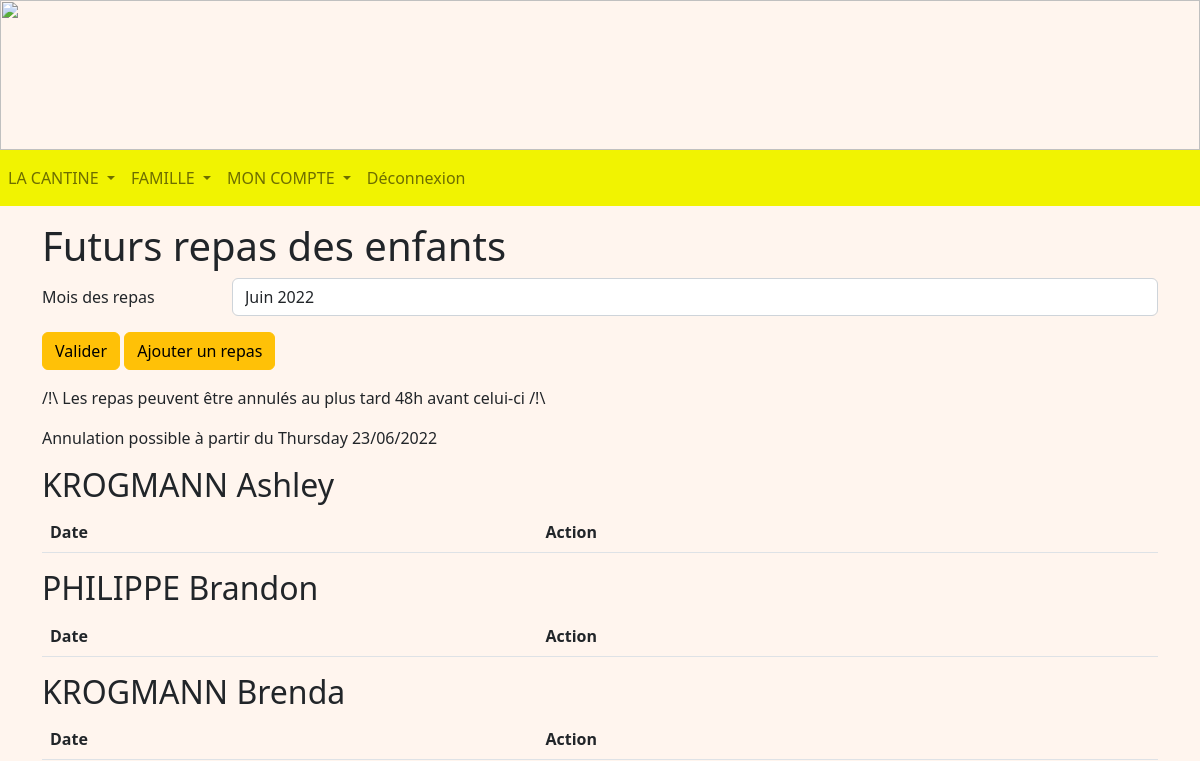
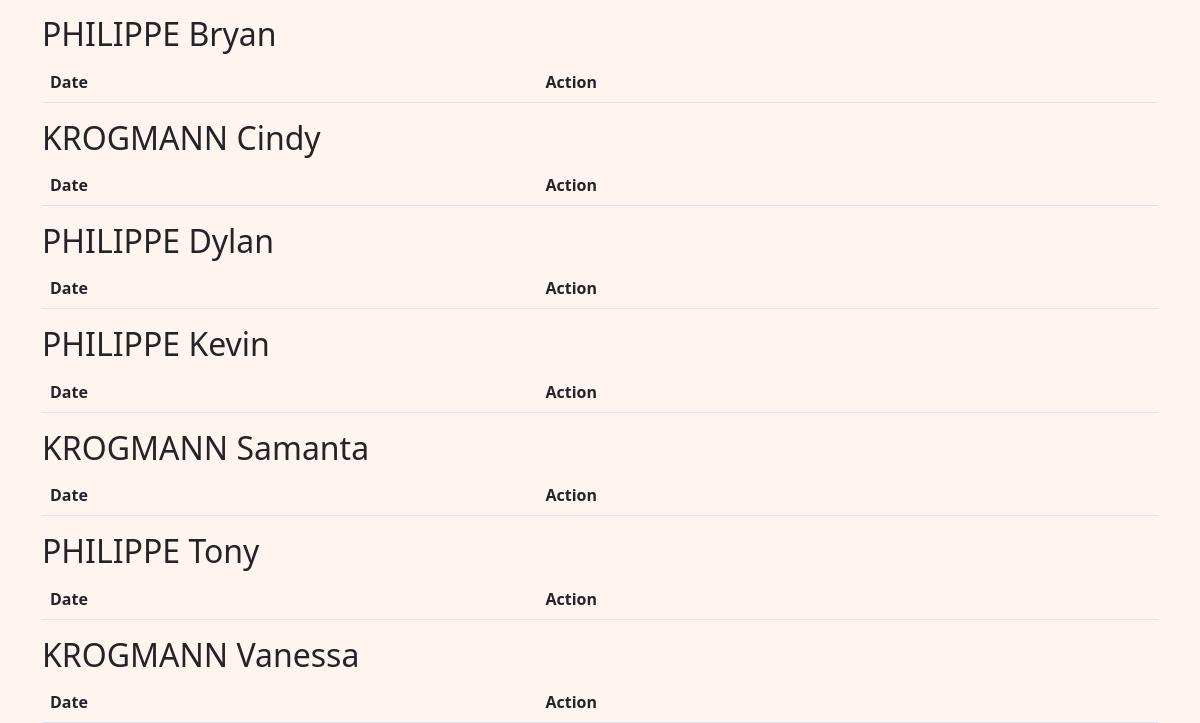
/repas (signed in), run on an earlier commit of the app's database (2 pictures, top to bottom).
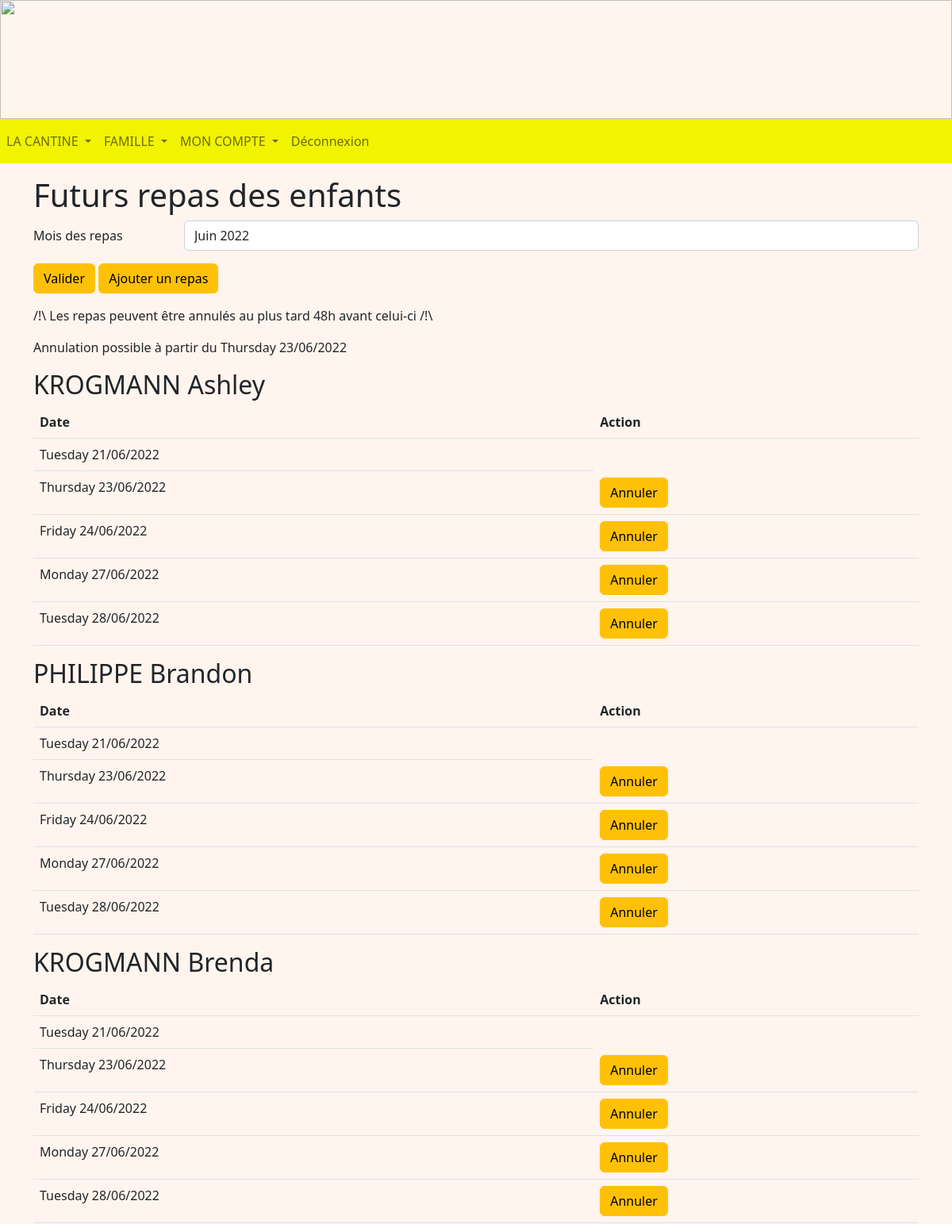
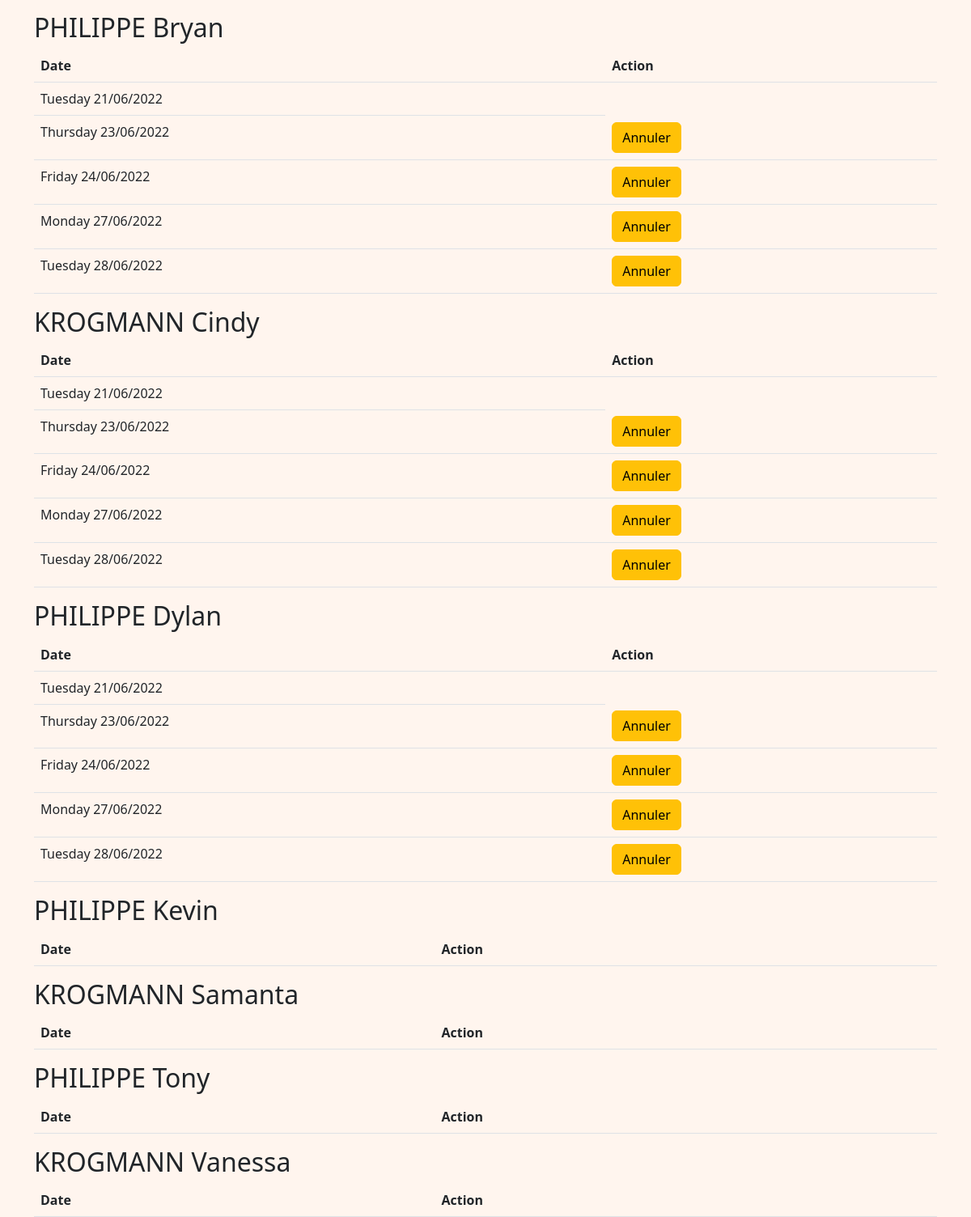
And on a later commit of the database (2 pictures, top to bottom).
### tables this page shows
CREATE TABLE Enfant (
  code_enfant integer primary key autoincrement,
  nom_enfant TEXT NOT NULL,
  prenom_enfant TEXT NOT NULL,
  code_tarif integer NOT NULL,
  code_classe integer NOT NULL,
  code_representant integer NOT NULL,
  code_formule integer NOT NULL,
  FOREIGN KEY (code_tarif) REFERENCES Tarif(code_tarif),
  FOREIGN KEY (code_classe) REFERENCES Classe(code_classe),
  FOREIGN KEY (code_representant) REFERENCES Representant(code_representant)
  FOREIGN KEY (code_formule) REFERENCES Formule(code_formule)
);

CREATE TABLE Repas (
  code_repas integer primary key autoincrement,
  date_repas date NOT NULL,
  code_enfant integer NOT NULL,
  FOREIGN KEY (code_enfant) REFERENCES Enfant(code_enfant)
);

### representant.py (the view, shortened to what this page needs)
@app.route('/repas', methods = ["GET", "POST"])
@login_required
def repas():
    db = get_db()
    cur = db.cursor()
    user = cur.execute("SELECT type_compte FROM Compte WHERE identifiant = ?", (flask_login.current_user.name, )).fetchone()
    if user[0] == 'Representant':
        code_rep = cur.execute("SELECT code_representant FROM Representant WHERE identifiant = ?", (flask_login.current_user.name, )).fetchone()
        enfants = cur.execute("SELECT code_enfant, prenom_enfant, nom_enfant FROM Enfant WHERE code_representant = ? ORDER BY prenom_enfant", (code_rep[0], )).fetchall()
        repas = []
        year = choixDate().year
        year1 = year - 1
        mois = choixDate().month
        now = choixDate()
        months = listeMois(mois)
        new_dateB = datetime.datetime(year, int(now.month), now.day)
        lastDay = last_day_of_month(new_dateB)
        new_dateE = datetime.datetime(year, int(now.month), lastDay.day)
        limit = int(now.day) + 2
        date_limite = now.replace(day = limit)
        dateInter = []
        for enfant in enfants:
            repas.append(cur.execute("SELECT * FROM Repas WHERE code_enfant = ? AND date_repas >= ? AND date_repas <= ? ORDER BY date_repas", (enfant[0], new_dateB.strftime('%Y-%m-%d') , new_dateE.strftime('%Y-%m-%d'), )).fetchall())
        for repasEnfants in repas:
            for repa in repasEnfants:
                dateInter.append(datetime.datetime.strptime(repa[1], '%Y-%m-%d').strftime('%A %d/%m/%Y'))
        return render_template('R_repas.html', enfants = enfants, repasEnfants = repas, date_limite = date_limite.strftime('%A %d/%m/%Y'), date_annulation = date_limite.strftime('%Y-%m-%d'), year = year, months = months, mois = mois ,year1 = year1, dateInter = dateInter)
    if user[0] == 'Admin':
        return redirect(url_for('accueilAdmin'))
    return redirect(url_for('accueilEnseignant'))

### main.py (called while the page is built)
@login_manager.user_loader
def load_user(user_id):
    db = get_db()
    cur = db.cursor()
    user = cur.execute('SELECT identifiant, mot_de_passe FROM Compte WHERE identifiant=?', (user_id, )).fetchone()
    return User(user[0], user[1])

def get_db():
    if 'db' not in g:
        g.db = sqlite3.connect(DATABASE)
    return g.db

@app.teardown_appcontext
def close_connection(exception):
    db = g.pop('db', None)
    if db is not None:
        db.close()

def choixDate():
    return datetime.datetime.today()

### representant.py (called while the page is built)
def last_day_of_month(any_day):
    next_month = any_day.replace(day=28) + datetime.timedelta(days=4)
    return next_month - datetime.timedelta(days=next_month.day)

### templates/R_repas.html (shortened to what this page needs)
<!DOCTYPE html>
<html>
<head>
    {% extends "R_layout.html" %}
    {% block content %}
    <div class="container mt-3 mb-3">
        <h1>Futurs repas des enfants</h1>
        <form method="post">
            <div class="row mb-3">
                <label class="col-sm-2 col-form-label" for="repas">Mois des repas</label>
                <div class="col-sm-10">
                    <select name="repas" class="form-control" id="repas">
                        {% for month in months %}
                            {% if month == mois %}
                                {% if months|length < 7 %}
                                    <option value="{{ month }}" selected>{{ month }} {{ year }}</option>
                                {% else %}
                                    <option value="{{ month }}" selected>{{ month }} {{ year1 }}</option>
                                {% endif %}
                            {% else %}
                                {% if months|length < 7 %}
                                    <option value="{{ month }}">{{ month }} {{ year }}</option>
                                {% else %}
                                    <option value="{{ month }}">{{ month }} {{ year1 }}</option>
                                {% endif %}
                            {% endif %}
                        {% endfor %}
                    </select>
                </div>
            </div>
            <button type="submit" class="btn btn-warning mb-3">Valider</button>
            <a class="btn btn-warning mb-3" href="/ajoutRepas">Ajouter un repas</a>
        </form>
        <p>/!\ Les repas peuvent être annulés au plus tard 48h avant celui-ci /!\</p>
        <p>Annulation possible à partir du {{ date_limite }}</p>
        {% for enfant in enfants %}
        <h2>{{ enfant[2] }} {{ enfant[1] }}</h2>
        <table class="table table-stripped">
            <thead>
                <th scope="col">Date</th>
                <th cope="col">Action</th>
            </thead>
            <tbody>
                {% set i = namespace (index = 0) %}
                {% for repas in repasEnfants %}
                {% for repa in repas %}
                {% if repa[0] %}
                {% if repa[2] == enfant[0] %}
                <tr>
                    <td scope="row">{{ dateInter[i.index] }}</td>
                    {% if repa[1] >= date_annulation %}
                    <td><a class="btn btn-warning" href="/annuleRepas/{{ repa[0] }}"
                            onclick="if (confirm('Voulez-vous vraiment annuler le repas ?')) commentDelete(1); return false">Annuler</a>
                    </td>
                    {% endif %}
                </tr>
                {% endif %}
                {% set i.index = i.index + 1 %}
                {% endif %}
                {% endfor %}
                {% endfor %}
            </tbody>
        </table>
        {% endfor %}
    </div>
    {% endblock %}

### templates/R_layout.html (shortened to what this page needs)
<!DOCTYPE html>
<html lang="fr">
<head>
    <link href="https://cdn.jsdelivr.net/npm/bootstrap@5.2.0-beta1/dist/css/bootstrap.min.css" rel="stylesheet"
>
    <link rel="stylesheet" href="/static/css/main.css">
</head>
<body>
    <img style="width: 100%; height: 150px;"
        src="https://www.logarric.com/wp-content/uploads/2014/06/calendreta-lo-garric3.png" alt="">
    <nav class="navbar navbar-expand-lg navbar-light" style="background-color: #f1f301;">
        <div class="collapse navbar-collapse" id="navbarNavDropdown">
            <ul class="navbar-nav">
                <li class="nav-item dropdown">
                    <a class="nav-link dropdown-toggle" href="#" id="navbarDropdownMenuLink" role="button"
                        data-bs-toggle="dropdown" aria-expanded="false">
                        LA CANTINE
                    </a>
                </li>
                <li class="nav-item dropdown">
                    <a class="nav-link dropdown-toggle" href="#" id="navbarDropdownMenuLink" role="button"
                        data-bs-toggle="dropdown" aria-expanded="false">
                        FAMILLE
                    </a>
                </li>
                <li class="nav-item dropdown">
                    <a class="nav-link dropdown-toggle" href="#" id="navbarDropdownMenuLink" role="button"
                        data-bs-toggle="dropdown" aria-expanded="false">
                        MON COMPTE
                    </a>
                </li>
                <li class="nav-item">
                    <a class="nav-link" btn-outline-success href="/deconnexion">Déconnexion</a>
                </li>
            </ul>
        </div>
    </nav>
    {% block content %}
    {% endblock %}
</body>
</html>

### static/css/main.css (style rules this page uses)
body { background-repeat: no-repeat; background-color:rgb(265,245,238); height: 110px; margin: 0px; }

What changed in the data, as far as the page shows it:
added Repas: index "Tuesday 21/06/2022"
added Repas: index "Thursday 23/06/2022"
added Repas: index "Friday 24/06/2022"
added Repas: index "Monday 27/06/2022"
added Repas: index "Tuesday 28/06/2022"
added Repas: index "Tuesday 21/06/2022"
added Repas: index "Thursday 23/06/2022"
added Repas: index "Friday 24/06/2022"
added Repas: index "Monday 27/06/2022"
added Repas: index "Tuesday 28/06/2022"
added Repas: index "Tuesday 21/06/2022"
added Repas: index "Thursday 23/06/2022"
added Repas: index "Friday 24/06/2022"
added Repas: index "Monday 27/06/2022"
added Repas: index "Tuesday 28/06/2022"
added Repas: index "Tuesday 21/06/2022"
added Repas: index "Thursday 23/06/2022"
added Repas: index "Friday 24/06/2022"
added Repas: index "Monday 27/06/2022"
added Repas: index "Tuesday 28/06/2022"
added Repas: index "Tuesday 21/06/2022"
added Repas: index "Thursday 23/06/2022"
added Repas: index "Friday 24/06/2022"
added Repas: index "Monday 27/06/2022"
added Repas: index "Tuesday 28/06/2022"
added Repas: index "Tuesday 21/06/2022"
added Repas: index "Thursday 23/06/2022"
added Repas: index "Friday 24/06/2022"
added Repas: index "Monday 27/06/2022"
added Repas: index "Tuesday 28/06/2022"
